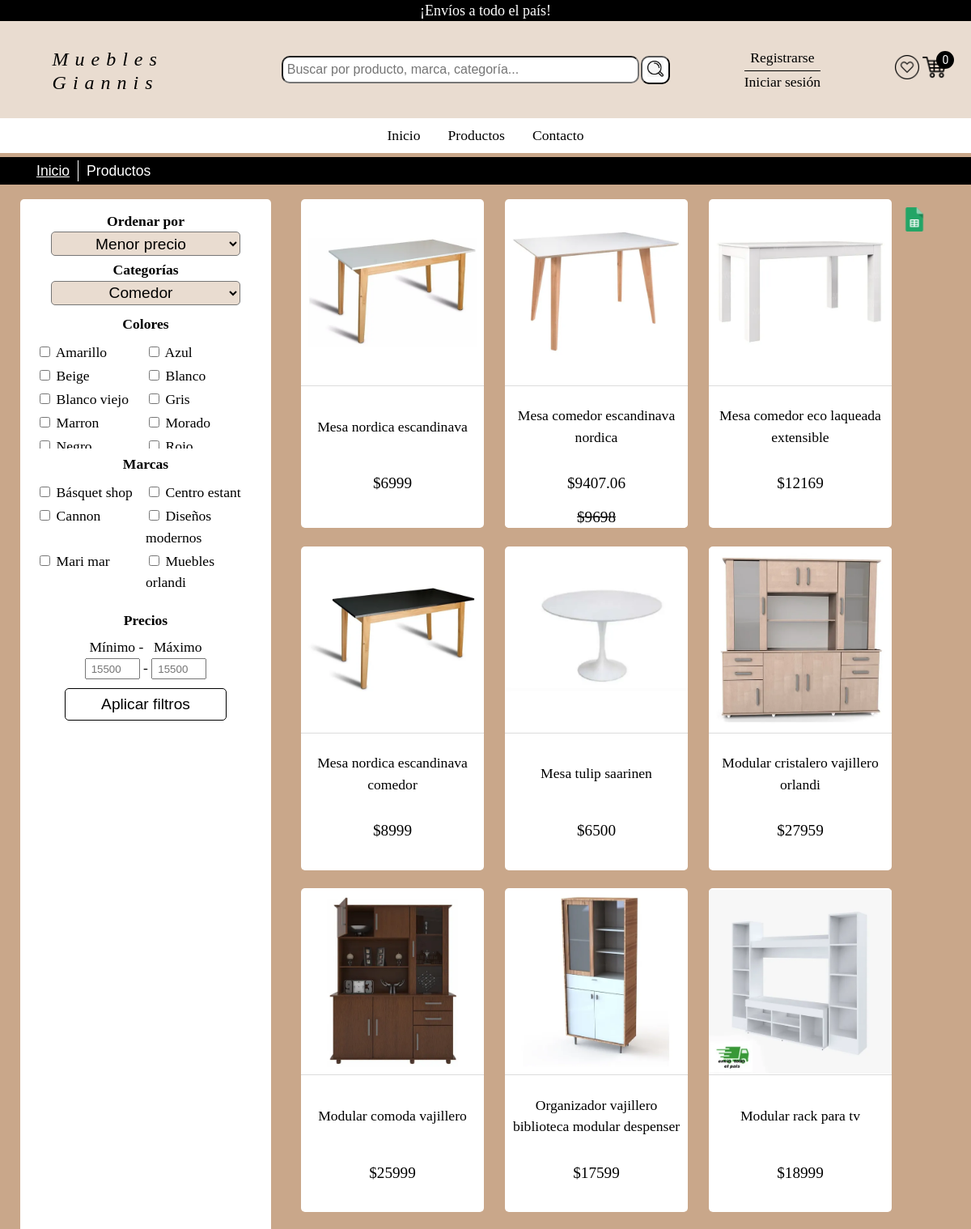
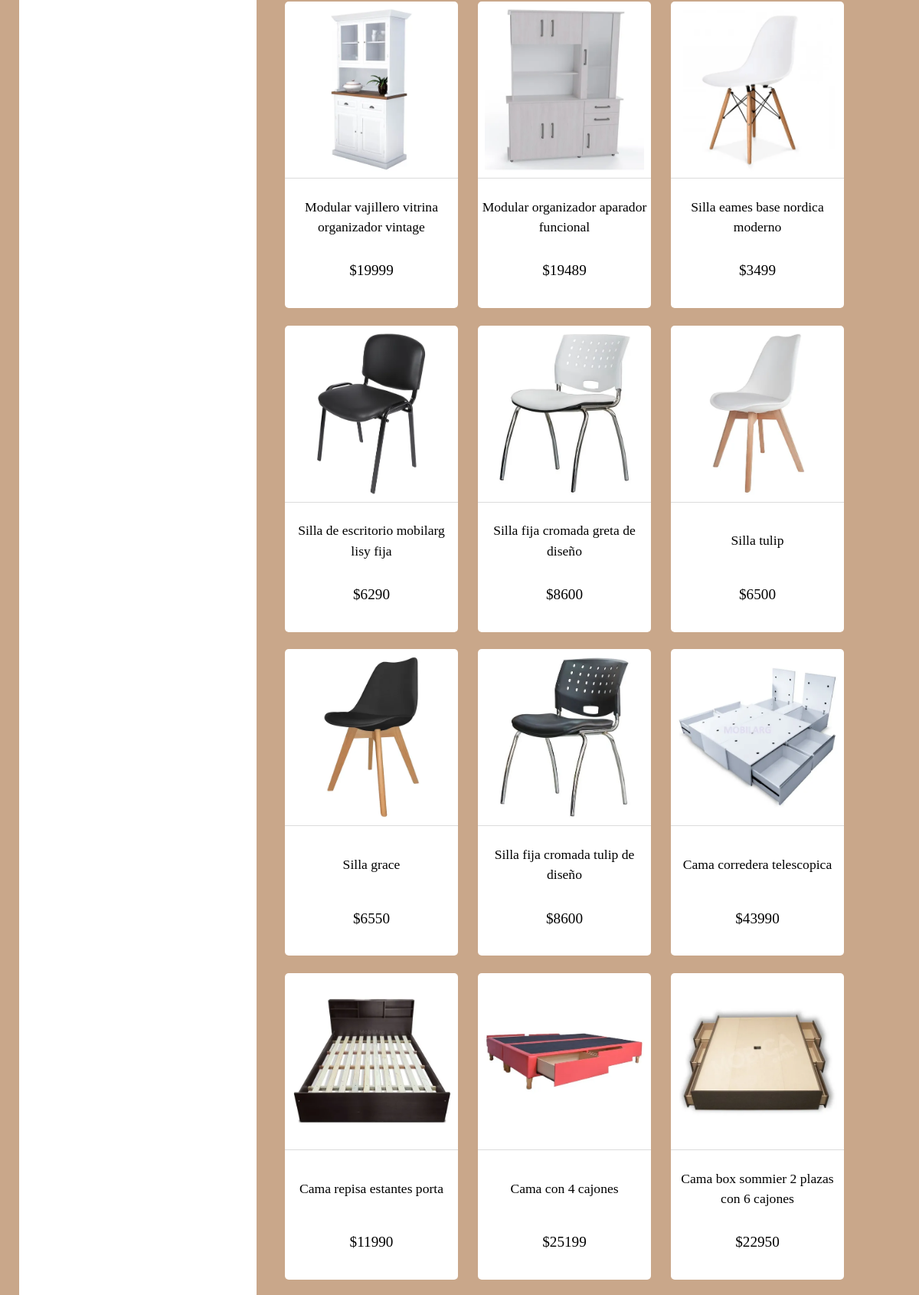
/vistas/productos.php?productos=todos (upper part), run on the app's committed database (2 pictures, top to bottom).
### tables this page shows
CREATE TABLE `producto` (
  `id` int(255) NOT NULL,
  `codigo` varchar(10) NOT NULL,
  `descripcion` varchar(50) NOT NULL,
  `material` varchar(100) NOT NULL,
  `color` varchar(20) NOT NULL,
  `caracteristicas` varchar(500) NOT NULL,
  `marca` varchar(30) NOT NULL,
  `stock` int(6) NOT NULL,
  `precio` decimal(6,0) NOT NULL,
  `id_categoria` int(100) NOT NULL,
  `id_subcategoria` int(100) NOT NULL,
  `descuento` tinyint(2) NOT NULL DEFAULT 0
);

CREATE TABLE `imagen_productos` (
  `id` int(255) NOT NULL,
  `id_producto` int(255) NOT NULL,
  `destination` varchar(255) NOT NULL,
  `portada` tinyint(4) NOT NULL
);

### controlador/config.php (called while the page is built, shortened)
<?php
    $user = (isset($_SESSION["user"]) && !empty($_SESSION["user"]))? trim($_SESSION["user"]):"";
?>

### controlador/funciones.php (the view, shortened to what this page needs)
<?php
    require_once "../inc/conn.php";
    require_once "config.php";
    function crear_barra() {
        global $user;
        global $perfil;
        $links="";
        if (isset($_GET["code"]) || isset($_SESSION["user_first_name"])){
            $links = "
                <a href='informacionPersonal.php' title='Perfil'> <span>"
                    . $_SESSION["user_first_name"] . $_SESSION["user_last_name"] .
                " </span> &nbsp;</a>
                <a href='../controlador/logout.php' id='cerrar' title='Cerrar sesión de usuario'> X </a>
            ";
        }
        else if ($user=="") {
            $links = "
                <a href='login.php?reg=true' title='Crear una cuenta de usuario' id='btn-registrar'> Registrarse</a>
                <a href='login.php' title='Iniciar sesión' id='iniciar-sesion'> Iniciar sesión</a>
            ";
        } else if($perfil=="E"){
            $links = "
                <span title='Nombre de usuario' id='span'> {$_SESSION['nombre']}  </span>
                <a href='../controlador/cerrarSesion.php'  id='cerrar' title='Cerrar sesión de usuario'> X </a>
            ";
        } else if($perfil=="U"){
            $links = "
                <a href='informacionPersonal.php' title='Perfil'> <span> {$_SESSION['user']} </span> &nbsp;</a>
                <a href='../controlador/cerrarSesion.php' id='cerrar' title='Cerrar sesión de usuario'> X </a>
            ";
        }
        $barra_superior ="
            <div id='perfil-usuario'>
                $links
            </div>
        ";
        return $barra_superior;
    }
    function obtener_ruta_portada($id){
        global $db;
        $stmt = $db->prepare("SELECT destination FROM imagen_productos WHERE id_producto = ? AND portada = 1");
        $stmt->bindValue(1, $id, PDO::PARAM_INT);
        $stmt->execute();
        $result = $stmt->fetchAll();
        $path = "";
        if (count($result) > 0) {
            $path = $result[0]["destination"];
        }
        return $path;
    }
    function crear_imagenes ($consulta){
		$i=0;
		echo "
            <form action='listadoXLS.php' method='post' id='form-filtrado' class='form-prod' name='form-filtrado'>
			    <h2 class='titulo-catalogo'> Muebles Giannis - Catálogo </h2>";
            if (!$consulta){
                $i++;
                echo "<p>Lo sentimos, ha ocurrido un error inesperado </p>";
            }
            else{
                foreach ($consulta as $row) {
                    $id = $row["id"];
                    $path = obtener_ruta_portada($id);
                    $i++;
                    echo "
                        <div class='producto'>
                            <img src='../$path' class='img-cat' id='$i' alt='{$row["codigo"]}' title='". ucfirst($row["descripcion"])."'>
                            <div class='caracteristicas'>
                                <h2 class='descripcion'>". ucfirst($row["descripcion"])." </h2>
                                <div class='descripcion-precio'>
                    ";
                    if ($row["descuento"] != 0){
                        $precio_descuento = $row["precio"] - ($row["precio"]*$row["descuento"]/100);
                        echo "<h3 class='precio'>
                                    $". $precio_descuento ."
                                </h3>
                                <h3 class='precio h3-precio'>
                                    $". ucfirst($row["precio"]).
                            " </h3>
                        ";
                    }
                    else{
                        echo "<h3 class='precio'> $". ucfirst($row["precio"])." </h3>";
                    }
                    echo"       </div>
                            </div>
                        </div>
                    ";
                };
            }
        echo "
            </form>
        ";
	}
    function filtrar_productos ($sql,$where,$filtros){
        global $db;
        $where_color = "";
        $where_marca = "";
        $where_sql = "";
        $order_by = "";
        if($where_color != "" && $where_marca != ""){
            $where_sql .=  $where_color . $where_marca;
        }
        else if ($where_color != ""){
            $where_sql .=  $where_color;
        }
        else{
            $where_sql .=  $where_marca;
        }
        $sql = "$sql
                $where
                $where_sql
                $order_by
        ";
        $rs = $db->query($sql);
        return $rs;
    }
    function crear_barra_lateral(){
        global $db;
        $arreglo_categorias = [];
        $formulario = "";
        if (isset($_GET["cate"]) && isset($_GET["sub"])){
            $categoria = $_GET["cate"];
            $subcategoria = $_GET["sub"];
            $formulario = "
                <form action='productos.php?cate=".$categoria."&sub=".$subcategoria."' method='post' id='datos'>
                    <div class='btn-select'>
                        <label for='orden' class='label'> Ordenar por </label>
                        <select class='form-select' id='orden' name='orden' title='Ordenar elementos'>
                            <option value='0'> Menor precio </option>
                            <option value='1'> Mayor precio </option>
                            <option value='2'> Mas vendidos </option>
                        </select>
                    </div>
            ";
        } else {
            $categoria = "%";
            $subcategoria = "%";
            $sql  = "SELECT c.id_categoria, c.nombre_categoria, s.id_subcategoria, s.nombre_subcategoria
                    FROM categoria c
                    LEFT JOIN subcategoria s ON c.id_categoria = s.id_categoria
            ";
            $stmt = $db->prepare($sql);
            $stmt->execute();
            $rs = $stmt->fetchAll();
            foreach ($rs as $row) {
                $arreglo_categorias[$row["nombre_categoria"]] = $row["id_categoria"];
            }
            ksort($arreglo_categorias);
            $formulario = "
                <form action='productos.php?productos=filtrado' method='post' id='datos'>
                    <div class='btn-select'>
                        <label for='orden' class='label'> Ordenar por </label>
                        <select class='form-select' name='orden' id='orden' title='Ordenar elementos'>
                            <option value='0'> Menor precio </option>
                            <option value='1'> Mayor precio </option>
                            <option value='2'> Mas vendidos </option>
                        </select>
                    </div>
                    <div class='btn-select'>
                        <label for='categoria' class='label'> Categorías </label>
                        <select class='form-select' id='categoria' name='categoria' title='Categorias'>
            ";
            foreach($arreglo_categorias as $indice => $valor){
                $formulario .=" <option value='$valor'> $indice </option>";
            }
            $formulario .= "</select>
                    </div>
                    <div id='subc' class='btn-select'>
                </div>
            ";
        }
        if ((isset($_GET["cate"]) && isset($_GET["sub"])) || isset($_GET["productos"]) || isset($_GET["buscador"])){
            echo $formulario;
            $arreglo_colores = $arreglo_marcas = [];
            $inner_join = "INNER JOIN subcategoria as s on p.id_subcategoria = s.id_subcategoria
                           INNER JOIN categoria as c on c.id_categoria = p.id_categoria
            ";
            $where_sql = "WHERE s.nombre_subcategoria like '$subcategoria'
                        AND " . (isset($_GET["productos"]) || isset($_GET["buscador"]) ? "c.nombre_categoria like '$categoria'" : "c.id_categoria = '$categoria'
            ");
            $sql  = "SELECT p.color, p.marca, MIN(p.precio) as min_precio, MAX(p.precio) as max_precio
                    FROM `producto` as p
                    $inner_join
                    $where_sql
                    GROUP BY p.color, p.marca
            ";
            $rs = $db->query($sql);
            $valor_minimo = $valor_maximo = "";
            foreach ($rs as $row) {
                $arreglo_colores[$row["color"]] = 0;
                $arreglo_marcas[$row["marca"]] = 0;
                $valor_minimo = $row["min_precio"];
                $valor_maximo = $row["max_precio"];
            }
            ksort($arreglo_colores);
            $html = "";
            $fieldset_class = "contenedor-colores";
            $legend_title = "Colores";
            $input_name = "color";
            foreach($arreglo_colores as $indice => $valor){
                $id = str_replace(" ","",$indice);
                $html .= "<div class='$fieldset_class'>
                            <input type='checkbox' class='input' name='${input_name}[]' id='$id' title='$legend_title $indice' value='$indice'>
                            <label for='$id'> ".ucfirst($indice)."</label>
                        </div>
                ";
            }
            echo "<fieldset class='$fieldset_class contenedor'>
                    <legend class='ltitulo'><b>$legend_title</b></legend>
                    <div id='$fieldset_class' class='input'>
                        $html
                    </div>
                </fieldset>
            ";
            $html = "";
            $fieldset_class = "contenedor-marcas";
            $legend_title = "Marcas";
            $input_name = "marca";
            foreach($arreglo_marcas as $indice => $valor){
                $id = str_replace(" ","",$indice);
                $html .= "<div class='$fieldset_class'>
                            <input type='checkbox' class='input' name='${input_name}[]' id='$id' title='$legend_title $indice' value='$indice'>
                            <label for='$id'> ".ucfirst($indice)."</label>
                        </div>
                ";
            }
            echo "<fieldset class='$fieldset_class contenedor'>
                    <legend class='ltitulo'><b>$legend_title</b></legend>
                    <div id='$fieldset_class' class='input'>
                        $html
                    </div>
                </fieldset>
            ";
            echo "
                    <fieldset id='min-max'>
                        <legend class='ltitulo'><b>Precios</b></legend>
                        <div class='input-minmax'>
                            <label for='valorMin' class='lmaxmin'>Mínimo -</label>
                            <label for='valorMax' class='lmaxmin'>Máximo</label>
                        </div>
                        <div class='input-minmax'>
                            <input type='number' name='valorMin' id='valorMin' title='Mínimo'  class='min-max' placeholder='$valor_minimo' min='$valor_minimo' max='$valor_maximo' value='' >
                            -
                            <input type='number' name='valorMax' id='valorMax' title='Máximo' class='min-max' placeholder='$valor_maximo' min='$valor_minimo' max='$valor_maximo' value='' >
                        </div>
                    </fieldset>
                    <p class='mensaje' id='mensaje'>
                    </p>
                    <div id='botones' class='botones'>
                        <input type='submit'  id='filtros' class='btn' name='Aplicar filtros' title='Aplicar filtros' value='Aplicar filtros'>
                    </div>
                </form>
            ";
        }
	}
?>

### assets/css/estilos.css (style rules this page uses)
body { font-family: "Salesforce Sans", serif; font-size: 1.1rem; line-height: 1.5em; margin: 0; height: 100%; }
header a { text-decoration: none; color: black; }
#perfil-usuario { display: flex; align-items: center; justify-content: center; flex-wrap: wrap; width: 160px; height: 50%; text-align: center; }
#btn-registrar { width: 100%; }
#iniciar-sesion { border-top: solid 1px #000; }
a { text-decoration: none; color:#000; }
.img-cat { width: 230px; height: 230px; border-bottom: 0.1px solid rgba(205,205,205,0.7); }
.producto { width: 30%; min-height: 400px; margin: 0 0 3% 0; cursor: pointer; border-radius: 5px; overflow: hidden; background-color: white; }
.producto img { width: 100%; max-height: 230px; }
.caracteristicas { background-color: white; height: auto; flex-wrap: wrap; width: 100%; }
.descripcion, .titulo-subcat { display: flex; height: 25%; justify-content: center; text-align: center; background-color: white; margin: 0; padding: 10px 5px; font-weight: normal; font-size: 1.1rem; min-height: 65px; align-items: center; }
.btn-select { display: flex; flex-wrap: wrap; justify-content: center; }
.min-max { width: 60px; }
aside select { width: 90%; height: 30px; background-color: rgba(147, 81, 22,0.2); border-radius: 5px; font-size: 1.2rem; text-align: center; }
.ltitulo { display: block; text-align: center; }
#botones { display: flex; flex-wrap: wrap; justify-content: center; }
.btn { height: 40px; width: 200px; cursor: pointer; font-size: 1.2rem; border-radius: 5px; background-color:white; border: none; }
#form-filtrado { display: flex; order: 1; margin: 0; justify-content: space-around; flex-flow: row wrap; align-content: flex-start; width: 90%; }
.descripcion-precio { display: block; justify-content: center; align-items: center; }
#min-max .ltitulo { padding-top: 20px; }
#min-max label:first-child { width: 50%; text-align: end; }
#min-max label:last-child { width: 47%; padding-left: 3%; }
.input-minmax { width: 100%; text-align: center; }
.input-minmax input { text-align: center; height: 20px; }
#contenedor-colores, #contenedor-marcas { display: grid; grid-template-columns: 1fr 1fr; }
.h3-precio { font-size: 0.8rem; text-decoration: line-through; margin: 0; }
.label { font-weight: bolder; width: 100%; text-align: center; }
.precio { text-align: center; font-weight: normal; font-size: 1.2rem; margin: 0; margin-top: 15px; }
option { background-color: white; }

### vistas/productos.php (style rules this page uses)
#min-max { display:flex; flex-wrap:wrap; justify-content:center; margin-top: 2%; border: none; }
.btn-select { margin: 4px; }
.contenedor-marcas, .contenedor-colores { max-height: 150px; overflow-x: hidden; overflow-y: auto; margin-top: 2%; border: none; }
.form-select { width:80%; }
#datos { width:100%; }
.img-cat { object-fit: contain; }
.ltitulo { padding: 0; }
#filtros { border: 1px solid #000; }

### data on the page
producto: id.destination (picture), descripcion "Mesa nordica escandinava", precio "6999"
producto: id.destination (picture), descripcion "Mesa comedor escandinava nordica", precio_descuento "9407.06", precio "9698"
producto: id.destination (picture), descripcion "Mesa comedor eco laqueada extensible", precio "12169"
producto: id.destination (picture), descripcion "Mesa nordica escandinava comedor", precio "8999"
producto: id.destination (picture), descripcion "Mesa tulip saarinen", precio "6500"
producto: id.destination (picture), descripcion "Modular cristalero vajillero orlandi", precio "27959"
producto: id.destination (picture), descripcion "Modular comoda vajillero", precio "25999"
producto: id.destination (picture), descripcion "Organizador vajillero biblioteca modular despenser", precio "17599"
producto: id.destination (picture), descripcion "Modular rack para tv", precio "18999"
producto: id.destination (picture), descripcion "Modular vajillero vitrina organizador vintage", precio "19999"
producto: id.destination (picture), descripcion "Modular organizador aparador funcional", precio "19489"
producto: id.destination (picture), descripcion "Silla eames base nordica moderno", precio "3499"
producto: id.destination (picture), descripcion "Silla de escritorio mobilarg lisy fija", precio "6290"
producto: id.destination (picture), descripcion "Silla fija cromada greta de diseño", precio "8600"
producto: id.destination (picture), descripcion "Silla tulip", precio "6500"
producto: id.destination (picture), descripcion "Silla grace", precio "6550"
producto: id.destination (picture), descripcion "Silla fija cromada tulip de diseño", precio "8600"
producto: id.destination (picture), descripcion "Cama corredera telescopica", precio "43990"
producto: id.destination (picture), descripcion "Cama repisa estantes porta", precio "11990"
producto: id.destination (picture), descripcion "Cama con 4 cajones", precio "25199"
producto: id.destination (picture), descripcion "Cama box sommier 2 plazas con 6 cajones", precio "22950"

### other printed values
$cantidad_carrito "0"
$legend_title "Colores"
$indice "Amarillo"
$indice "Azul"
$indice "Beige"
$indice "Blanco"
$indice "Blanco viejo"
$indice "Gris"
$indice "Marron"
$indice "Morado"
$legend_title "Marcas"
$indice "Básquet shop"
$indice "Centro estant"
$indice "Cannon"
$indice "Diseños modernos"
